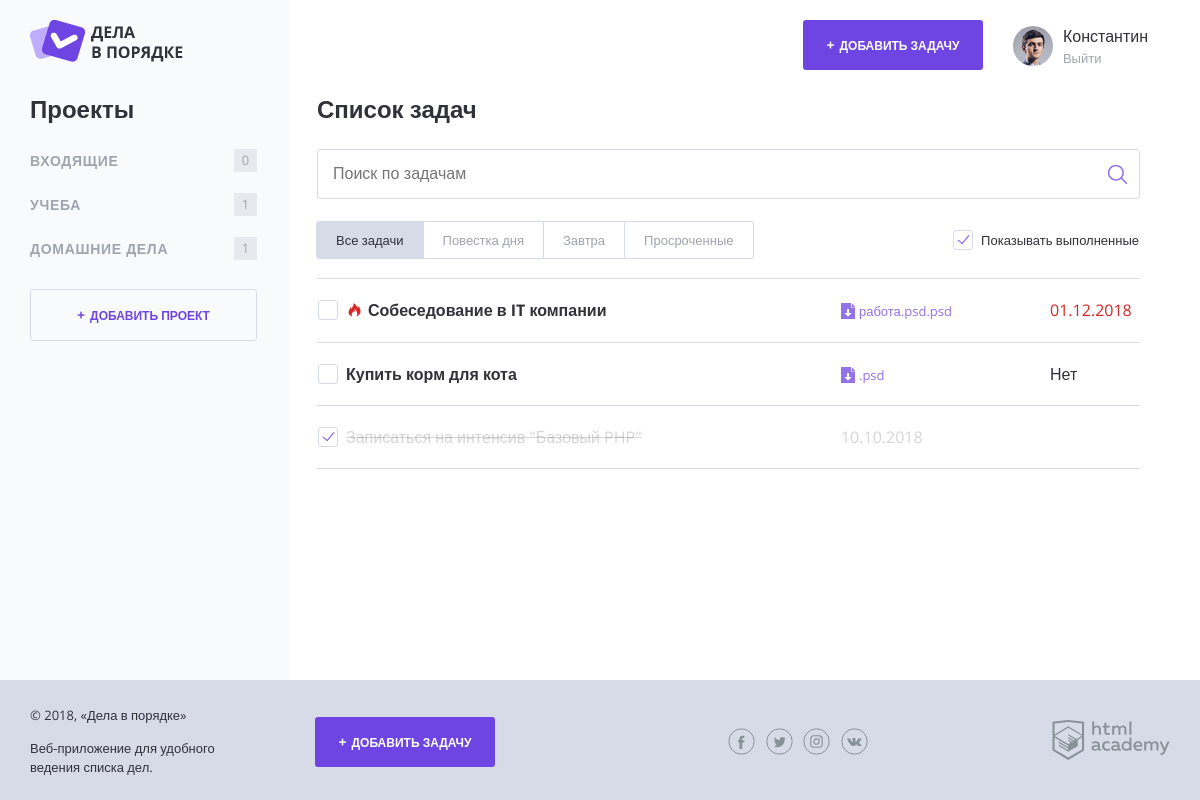
The page / on the database its author committed.
### tables this page shows
CREATE TABLE IF NOT EXISTS projects (
  project_id INT AUTO_INCREMENT PRIMARY KEY,
  name VARCHAR(128) NOT NULL,
  user_id INT NOT NULL,

  FOREIGN KEY (user_id) REFERENCES users(user_id)
);

CREATE TABLE IF NOT EXISTS tasks (
  task_id INT AUTO_INCREMENT PRIMARY KEY,
  creation_date TIMESTAMP DEFAULT CURRENT_TIMESTAMP NOT NULL,
  execution_date TIMESTAMP DEFAULT NULL,
  status INT DEFAULT 0,
  name VARCHAR(128) NOT NULL,
  file VARCHAR(128) DEFAULT NULL,
  deadline TIMESTAMP DEFAULT NULL,
  user_id INT NOT NULL,
  project_id INT NOT NULL,

  FOREIGN KEY (user_id) REFERENCES users(user_id),
  FOREIGN KEY (project_id) REFERENCES projects(project_id)
);

### functions.php (called while the page is built, shortened)
<?php
function include_template($name, $data) {
    $name = 'templates/' . $name;
    extract($data);
    require $name;
    $result = ob_get_clean();
    return $result;
}
function count_tasks($tasks_list, $name_project) {
    $count_name_project = 0;
    foreach ($tasks_list as $key => $item) {
        if ($item['project_id'] === $name_project) {
            $count_name_project++;
        }
    }
    return $count_name_project;
}
function esc($str) {
    $text = htmlspecialchars($str);
    return $text;
}
function check_important_task($task) {
    $important_hours = 24;
    $important_date = $task['deadline'];
    $important_date_ts = strtotime($important_date);
    $current_date_ts = time();
    $ts_diff = $important_date_ts - $current_date_ts;
    $sec_in_hour = 3600;
    $diff_hour = floor($ts_diff / $sec_in_hour);
    if ($diff_hour < $important_hours and $important_date != NULL) {
        return true;
    }
    return false;
}
function check_deadline($item) {
    if ($item === NULL) {
        return $item = 'Нет';
    }
    $date = date_create($item);
    $dt_format = date_format($date, 'd.m.Y');
    return $dt_format;
}

### templates/layout.php (the view, shortened to what this page needs)
<!DOCTYPE html>
<html lang="ru">
<head>
    <link rel="stylesheet" href="css/normalize.css">
    <link rel="stylesheet" href="css/style.css">
    <link rel="stylesheet" href="css/flatpickr.min.css">
</head>
<body>
<div class="page-wrapper">
    <div class="container container--with-sidebar">
        <header class="main-header">
            <a href="/">
                <img src="img/logo.png" width="153" height="42" alt="Логотип Дела в порядке">
            </a>
            <div class="main-header__side">
                <a class="main-header__side-item button button--plus open-modal" href="pages/form-task.html">Добавить задачу</a>
                <div class="main-header__side-item user-menu">
                    <div class="user-menu__image">
                        <img src="img/user-pic.jpg" width="40" height="40" alt="Пользователь">
                    </div>
                    <div class="user-menu__data">
                        <p><?= esc($user_name); ?></p>
                        <a href="#">Выйти</a>
                    </div>
                </div>
            </div>
        </header>
        <div class="content">
            <section class="content__side">
                <h2 class="content__side-heading">Проекты</h2>
                <nav class="main-navigation">
                    <ul class="main-navigation__list">
                        <?php foreach ($projects as $key => $value): ?>
                        <li class="main-navigation__list-item">
                            <a class="main-navigation__list-item-link" href="index.php?project_id=<?= $value['project_id']; ?>"><?=$value['name'];?></a>
                            <span class="main-navigation__list-item-count"><?= count_tasks($tasks, $value['project_id']); ?></span>
                        </li>
                        <?php endforeach; ?>
                    </ul>
                </nav>
                <a class="button button--transparent button--plus content__side-button"
                   href="pages/form-project.html" target="project_add">Добавить проект</a>
            </section>
            <main class="content__main">
                <?= $content; ?>
            </main>
        </div>
    </div>
</div>
<footer class="main-footer">
    <div class="container">
        <div class="main-footer__copyright">
            <p>© 2018, «Дела в порядке»</p>
            <p>Веб-приложение для удобного ведения списка дел.</p>
        </div>
        <a class="main-footer__button button button--plus" href="pages/form-task.html">Добавить задачу</a>
        <div class="main-footer__social social">
            <a class="social__link social__link--facebook" href="#">
            </a>
            <a class="social__link social__link--twitter" href="#">
            </a>
            <a class="social__link social__link--instagram" href="#">
            </a>
            <a class="social__link social__link--vkontakte" href="#">
            </a>
        </div>
        <div class="main-footer__developed-by">
            <a href="https://htmlacademy.ru/intensive/php">
                <img src="img/htmlacademy.svg" alt="HTML Academy" width="118" height="40">
            </a>
        </div>
    </div>
</footer>
</body>
</html>

### templates/index.php (shortened to what this page needs)
<h2 class="content__main-heading">Список задач</h2>
<form class="search-form" action="index.php" method="post">
    <input class="search-form__input" type="text" name="" value="" placeholder="Поиск по задачам">
    <input class="search-form__submit" type="submit" name="" value="Искать">
</form>
<div class="tasks-controls">
    <nav class="tasks-switch">
        <a href="/" class="tasks-switch__item tasks-switch__item--active">Все задачи</a>
        <a href="/" class="tasks-switch__item">Повестка дня</a>
        <a href="/" class="tasks-switch__item">Завтра</a>
        <a href="/" class="tasks-switch__item">Просроченные</a>
    </nav>
    <label class="checkbox">
        <span class="checkbox__text">Показывать выполненные</span>
    </label>
</div>
<table class="tasks">
    <?php foreach ($tasks as $key => $item): ?>
    <?php if (!$item['status'] and $show_complete_tasks === 1): ?>
    <tr class="tasks__item task
        <?php if ($item['status']): ?> task--completed <?php endif; ?>
        <?php if (check_important_task($item)): ?> task--important <?php endif; ?>">
        <td class="task__select">
            <label class="checkbox task__checkbox">
                <span class="checkbox__text"><?= esc($item['name']); ?></span>
            </label>
        </td>
        <td class="task__file">
            <a class="download-link" href="#"><?= esc($item['file']); ?>.psd</a>
        </td>
        <td class="task__date"><?= check_deadline($item['deadline']); ?></td>
    </tr>
    <?php endif; ?>
    <?php endforeach; ?>
    <?php if ($show_complete_tasks === 1): ?>
    <tr class="tasks__item task task--completed">
        <td class="task__select">
            <label class="checkbox task__checkbox">
                <span class="checkbox__text">Записаться на интенсив "Базовый PHP"</span>
            </label>
        </td>
        <td class="task__date">10.10.2018</td>
        <td class="task__controls">
         </td>
    </tr>
    <?php endif; ?>
</table>

### index.php
<?php
require_once('init.php');
$show_complete_tasks = rand(0, 1);
$sql = 'SELECT * FROM projects WHERE user_id = 1';
$result = mysqli_query($link, $sql);
if ($result) {
    $projects = mysqli_fetch_all($result, MYSQLI_ASSOC);
}
else {
    print('На сайте ведутся технические работы');
}
$sql = 'SELECT * FROM tasks WHERE user_id = 1';
if ($res = mysqli_query($link, $sql)) {
    $tasks = mysqli_fetch_all($res, MYSQLI_ASSOC);
}
else {
    print('На сайте ведутся технические работы');
}
$page_content = include_template('index.php', [
    'tasks' => $tasks,
    'show_complete_tasks' => $show_complete_tasks
]);
$layout_content = include_template('layout.php', [
    'content' => $page_content,
    'tasks' => $tasks,
    'projects' => $projects,
    'title' => 'Дела в порядке',
    'user_name' => 'Константин'
]);
print($layout_content);

### rows shown on the page
projects: name "ВХОДЯЩИЕ", project_id "0"
projects: name "УЧЕБА", project_id "1"
projects: name "ДОМАШНИЕ ДЕЛА", project_id "1"
tasks: name "Собеседование в IT компании", file "работа.psd", deadline "01.12.2018"
tasks: name "Купить корм для кота", deadline "Нет"

### other values the page prints
$user_name "Константин"
